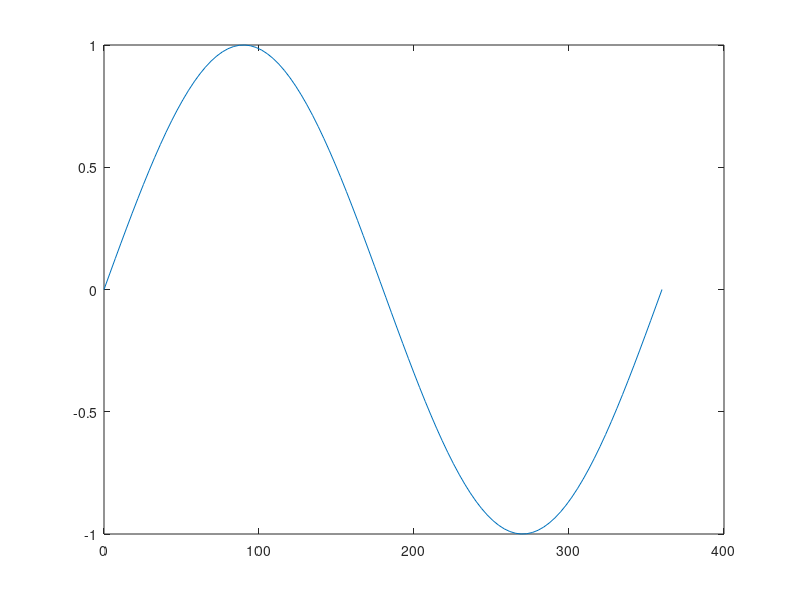

Reproduce this figure in MATLAB.
%
% Using Graphic Objects
%
% Reference: Attaway Chapter 11.1, 11.2
%

clear
close all
clc

% Creating a figure and get a "handle" to it

h1 = figure;
whos 

% see the details of h1 on the command window
disp(h1)

% get the value of a property
val = get(h1, 'Color');
disp(val)

% set the value of a property
set(h1, 'Color', [1 0 0])

% Check the "Parent" property of h1
get(h1, 'Parent')

% Check the "Children" property of h1
get(h1, 'Children')


% Let's create a plot on this figure
x = linspace(0, 360);
y = sind(x);
h2 = plot(x, y);
disp(h2)
whos h2

% Let's check what is the parent of h2
p2 = get(h2, 'Parent');
disp(p2)
whos p2

% Let's check the parent of p2
p2_2 = get(p2, 'Parent');
disp(p2_2)
whos p2_2


